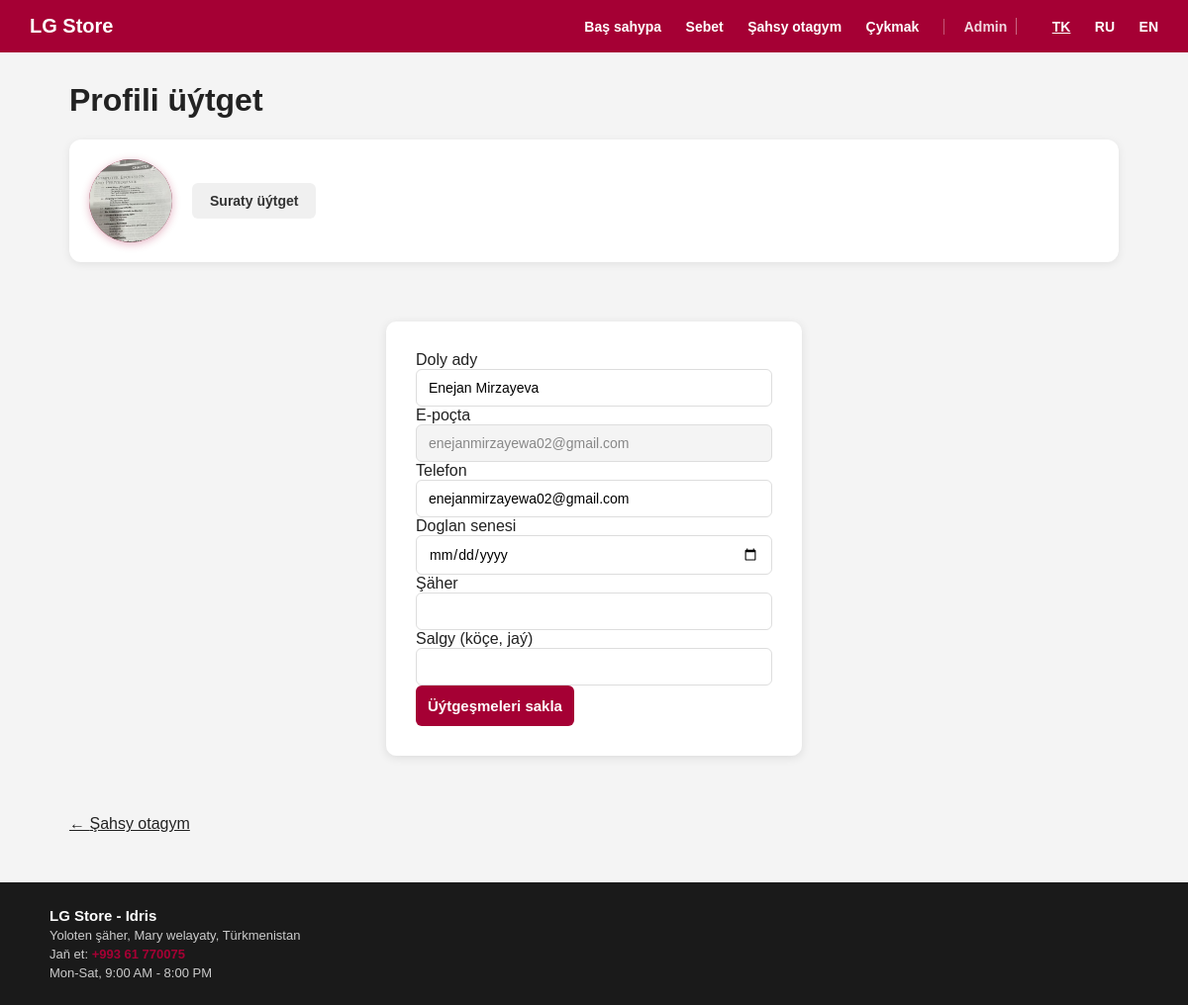
The page /account/edit (signed in) on the database its author committed.
### backend/models.py (models this page shows, shortened)
class Customer(db.Model):
    __tablename__ = "customers"
    id = db.Column(db.Integer, primary_key=True)
    full_name = db.Column(db.String(100), nullable=False)
    email = db.Column(db.String(120), unique=True, nullable=False)
    phone = db.Column(db.String(30))
    password_hash = db.Column(db.String(255), nullable=False)
    avatar_url = db.Column(db.String(500))            # profile photo, editable any time
    date_of_birth = db.Column(db.Date)
    preferred_lang = db.Column(db.String(5), default="tk")
    created_at = db.Column(db.DateTime, default=datetime.utcnow)
    updated_at = db.Column(db.DateTime, default=datetime.utcnow, onupdate=datetime.utcnow)
    orders = db.relationship("Order", backref="customer", lazy=True)
    reviews = db.relationship("Review", backref="customer", lazy=True)
    addresses = db.relationship("Address", backref="customer", lazy=True,
                                 cascade="all, delete-orphan")
    wishlist_items = db.relationship("Wishlist", backref="customer", lazy=True,
                                      cascade="all, delete-orphan")

### backend/store_routes.py (the view, shortened to what this page needs)
@store_bp.route("/account/edit", methods=["GET", "POST"])
@customer_login_required
def account_edit():
    customer = current_customer()
    address = Address.query.filter_by(customer_id=customer.id, is_default=True).first()
    return render_template(
        "account_edit.html",
        customer=customer,
        address=address,
        store_info=current_app.config["STORE_INFO"],
    )

### backend/auth.py (called while the page is built)
def current_customer():
    customer_id = session.get("customer_id")
    if not customer_id:
        return None
    return Customer.query.get(customer_id)

def customer_login_required(view_func):
    @wraps(view_func)
    def wrapped(*args, **kwargs):
        if not session.get("customer_id"):
            flash("Please log in to continue.", "error")
            return redirect(url_for("store.login", next=request.path))
        return view_func(*args, **kwargs)
    return wrapped

### backend/translations.py (called while the page is built)
def translate(key, lang):
    lang_dict = TRANSLATIONS.get(lang, TRANSLATIONS[DEFAULT_LANG])
    if key in lang_dict:
        return lang_dict[key]
    return TRANSLATIONS["en"].get(key, key)

### templates/account_edit.html (shortened to what this page needs)
{% extends "base.html" %}
{% block content %}
<div class="container">
    <h1>{{ t('edit_profile') }}</h1>
    <div class="profile-photo-box">
        <div class="avatar-preview">
            {% if customer.avatar_url %}
                <img src="{{ customer.avatar_url }}" alt="{{ customer.full_name }}">
            {% else %}
                <span class="avatar-initials">{{ customer.initials }}</span>
            {% endif %}
        </div>
        <form action="{{ url_for('store.account_avatar_upload') }}" method="post" enctype="multipart/form-data" class="avatar-upload-form">
            <label for="avatar-input" class="btn-upload-photo">
                {{ t('change_photo') if customer.avatar_url else t('upload_photo') }}
            </label>
        </form>
    </div>
    <form class="form-box" action="{{ url_for('store.account_edit') }}" method="post">
        <label for="full_name">{{ t('full_name') }}</label>
        <input type="text" id="full_name" name="full_name" value="{{ customer.full_name }}" required>
        <label>{{ t('email') }}</label>
        <input type="email" value="{{ customer.email }}" disabled style="background:#f4f4f4; color:#888;">
        <label for="phone">{{ t('phone') }}</label>
        <input type="tel" id="phone" name="phone" value="{{ customer.phone or '' }}">
        <label for="date_of_birth">{{ t('date_of_birth') }}</label>
        <input type="date" id="date_of_birth" name="date_of_birth"
               value="{{ customer.date_of_birth.strftime('%Y-%m-%d') if customer.date_of_birth else '' }}">
        <label for="city">{{ t('city') }}</label>
        <input type="text" id="city" name="city" value="{{ address.city if address else '' }}">
        <label for="street_address">{{ t('street_address') }}</label>
        <input type="text" id="street_address" name="street_address" value="{{ address.street_address if address else '' }}">
        <button type="submit">{{ t('save_profile') }}</button>
    </form>
    <a href="{{ url_for('store.account') }}">&larr; {{ t('my_account_title') }}</a>
</div>
{% endblock %}

### static/css/style.css (style rules this page uses)
* { box-sizing: border-box; }
body { font-family: Arial, Helvetica, sans-serif; background-color: #f4f4f4; margin: 0; padding: 0; color: #222; }
a { color: inherit; }
.container { max-width: 1100px; margin: 30px auto; padding: 0 20px; }
.form-box { max-width: 420px; margin: 60px auto; background: white; padding: 30px; border-radius: 10px; box-shadow: 0 2px 10px rgba(0,0,0,0.1); }
.form-box input, .form-box textarea, .form-box select { padding: 10px 12px; border: 1px solid #ddd; border-radius: 6px; font-family: inherit; font-size: 14px; width: 100%; }
.form-box button { background-color: #a50034; color: white; border: none; padding: 12px; border-radius: 6px; font-weight: bold; cursor: pointer; font-size: 15px; }
.profile-photo-box { display: flex; align-items: center; gap: 20px; background: white; padding: 20px; border-radius: 12px; box-shadow: 0 2px 8px rgba(0,0,0,0.08); margin-bottom: 20px; }
.avatar-preview { width: 84px; height: 84px; border-radius: 50%; overflow: hidden; background: linear-gradient(135deg, #a50034, #7a0026); display: flex; align-items: center; justify-content: center; flex-shrink: 0; box-shadow: 0 2px 8px rgba(165,0,52,0.3); }
.avatar-preview img { width: 100%; height: 100%; object-fit: cover; }
.btn-upload-photo { display: inline-block; background: #f0f0f0; color: #333; padding: 10px 18px; border-radius: 6px; font-weight: bold; font-size: 14px; cursor: pointer; transition: background 0.15s ease; }

### rows shown on the page
Customer: avatar_url (picture), avatar_url "Suraty üýtget", full_name "Enejan Mirzayeva", email "enejanmirzayewa02@gmail.com", phone "enejanmirzayewa02@gmail.com"

### other values the page prints
{{ t('home') }} "Baş sahypa"
{{ t('cart') }} "Sebet"
{{ t('my_account') }} "Şahsy otagym"
{{ t('logout') }} "Çykmak"
{{ t('admin') }} "Admin"
{{ t('edit_profile') }} "Profili üýtget"
{{ t('full_name') }} "Doly ady"
{{ t('email') }} "E-poçta"
{{ t('phone') }} "Telefon"
{{ t('date_of_birth') }} "Doglan senesi"
{{ t('city') }} "Şäher"
{{ t('street_address') }} "Salgy (köçe, jaý)"
{{ t('save_profile') }} "Üýtgeşmeleri sakla"
{{ t('my_account_title') }} "Şahsy otagym"
{{ store_info.name }} "LG Store - Idris"
